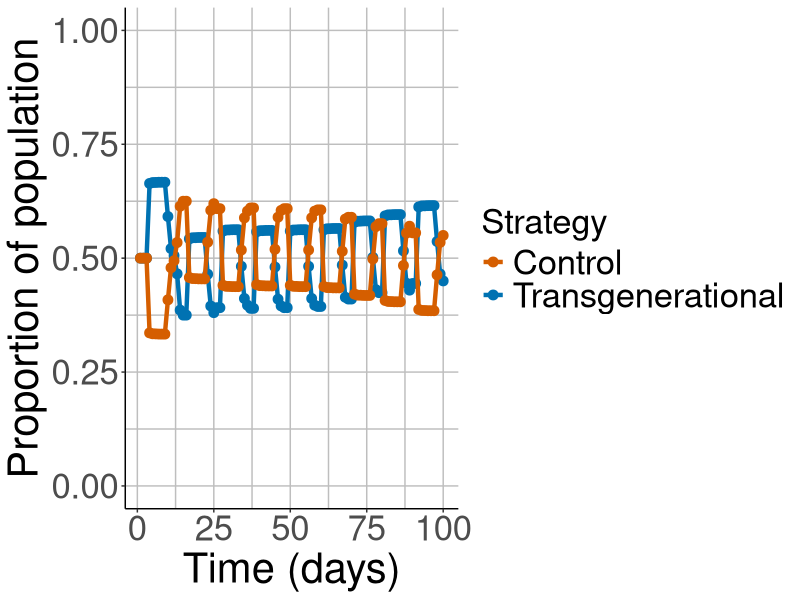

This chart was generated by the following R code:
################################################################################
# Script: WormSimulation.R
# Author: Isaac Harris
#
# Purpose:
#   Simulate the dynamics of two strategies in a worm population:
#     1) A "transgenerational" strategy (strat = 1) that experiences
#        transgenerational fitness effects after starvation.
#     2) A "control" strategy (strat = 0) with no such effects.
#
#   The population is structured into cohorts (same age, size, strategy,
#   and starvation history). Starvation events trigger dispersal and founding
#   of a new population with a random subset of worms, carrying their
#   transgenerational state forward.
#
# Output:
#   - A data frame `dataframepop` describing population sizes and strategy
#     proportions over time.
#   - A ggplot object `Plot` showing the proportion of each strategy over time.
################################################################################

#############################
# 1. Load required packages #
#############################

# (In the manuscript / README, list ggplot2 and progress as dependencies.)

library(ggplot2)
library(progress)

set.seed(123)

################################################################################
# 2. Parameters                                                                 #
################################################################################

# Initial cohorts: a list of lists, each representing a cohort of worms.
# Fields:
#   age        : age in days
#   size       : number of worms in the cohort
#   starvation : how many starvation events the lineage has experienced
#   strat      : strategy (1 = transgenerational, 0 = control)
cohorts <- list(
  list(age = 0, size = 1, starvation = 1, strat = 1),  # transgenerational founder
  list(age = 0, size = 1, starvation = 0, strat = 0)   # control founder
)

# Food supply
Food  <- 1.0e+8          # initial number of bacterial cells
Foods <- c(1.0e+8)       # (optional) track food over time if desired

# Food eaten per worm per day by age class:
#   indices: 1 = eggs/L1/L2, 2 = L3/L4, 3 = reproductive, 4 = post-reproductive
Eat <- c(1, 2, 4, 1)

# Transgenerational effects on reproduction for starvation generations:
#   Effects[1] : F1 (after 1 starvation) multiplier
#   Effects[2] : F2
#   Effects[3] : F3+
Effects <- c(2, 1.0, 0.5)

# Population tracking
Pop      <- c(0)  # total population over time
transPop <- 0     # transgenerational subpopulation over time
conPop   <- 0     # control subpopulation over time

# Age-specific reproduction schedule:
# indices correspond to age in days, e.g.
#   R[1] = L1/L2, R[2] = L3/L4, R[3] = Day 1 adult, etc.
R <- c(0, 0, 41, 125, 80, 18, 5) 

# Simulation horizon (days)
n_days <- 100

# Progress bar
pb <- progress_bar$new(total = n_days)

################################################################################
# 3. Simulation loop                                                            #
################################################################################

for (day in 1:n_days) {
  pb$tick()
  Sys.sleep(1 / 100)  # purely cosmetic for the progress bar
  
  # Track changes made this iteration
  new_cohorts   <- list()  # cohorts produced this day
  tpop          <- 0       # total population this day
  food_consumed <- 0       # total food consumed this day
  t_count       <- 0       # number of transgenerational worms
  c_count       <- 0       # number of control worms
  
  # Ageing and population calculations
  for (i in seq_along(cohorts)) {
    cohort <- cohorts[[i]]              # current cohort
    cohort$age <- cohort$age + 1        # all worms age by 1 day
    
    # Update total population
    tpop <- tpop + cohort$size
    
    # Split by strategy
    if (cohort$strat == 1) {
      t_count <- t_count + cohort$size
    } else {
      c_count <- c_count + cohort$size
    }
    
    # Food consumption by age class
    if (cohort$age == 1) {
      # Eggs/L1/L2
      food_consumed <- food_consumed + cohort$size * Eat[1]
    } else if (cohort$age == 2) {
      # L3/L4
      food_consumed <- food_consumed + cohort$size * Eat[2]
    } else if (cohort$age >= 3 && cohort$age <= 7) {
      # Reproductive worms
      food_consumed <- food_consumed + cohort$size * Eat[3]
    } else {
      # Post-reproductive worms
      food_consumed <- food_consumed + cohort$size * Eat[4]
    }
    
    # Reproduction (age-specific)
    if (cohort$age > 2 && cohort$age <= 7) {  # reproductive age window
      
      # Default modifier (no transgenerational effect)
      repro_modifier <- 1
      
      # Apply transgenerational effects for strategy 1 only
      if (cohort$starvation == 1 && cohort$strat == 1) {
        repro_modifier <- Effects[1]  # F1 effect
      } else if (cohort$starvation == 2 && cohort$strat == 1) {
        repro_modifier <- Effects[2]  # F2 effect
      } else if (cohort$starvation >= 3 && cohort$strat == 1) {
        repro_modifier <- Effects[3]  # F3+ effect
      }
      
      # Eggs laid per worm at this age
      rate <- R[cohort$age] * repro_modifier
      
      # New cohort of age 0; offspring inherit parental starvation history + 1
      new_cohorts <- append(
        new_cohorts,
        list(
          list(
            age        = 0,
            size       = floor(rate * cohort$size),
            starvation = cohort$starvation + 1,
            strat      = cohort$strat
          )
        )
      )
    }
    
    # Update cohort in the global list
    cohorts[[i]] <- cohort
  }
  
  # Update food supply
  Food <- Food - food_consumed
  
  # Add newly produced cohorts to population
  cohorts <- c(cohorts, new_cohorts)
  
  # Store total and strategy-specific population sizes
  Pop[day]      <- tpop
  transPop[day] <- t_count
  conPop[day]   <- c_count
  
  # Store population data in a data frame (updated each iteration)
  dataframepop <- data.frame(
    Populationsize   = Pop,
    Transgenerational = transPop,
    control          = conPop
  )
  
  # Optionally store food for debugging:
  # Foods[day] <- Food 
  
  # Starvation event: food depleted
  if (Food <= 0) {
    
    # Draw a random founding population size between 10 and 100
    n_founders <- sample(10:100, 1)
    
    # Proportion of founders that are transgenerational vs control
    nt <- n_founders * dataframepop$Transgenerational[day] /
      dataframepop$Populationsize[day]
    nc <- n_founders * dataframepop$control[day] /
      dataframepop$Populationsize[day]
    
    # New founding cohorts (age 1 because founding occurs at larval arrest)
    cohorts <- list(
      list(age = 1, size = round(nt), starvation = 1, strat = 1),
      list(age = 1, size = round(nc), starvation = 0, strat = 0)
    )
    
    # Randomise the new food supply
    Food <- rnorm(mean = 1e+8, sd = 1e+7, n = 1)
  }
}

################################################################################
# 4. Graphs                                                                     #
################################################################################

# Calculate proportions of each strategy
dataframepop$tpro <- dataframepop$Transgenerational / dataframepop$Populationsize
dataframepop$cpro <- dataframepop$control          / dataframepop$Populationsize
dataframepop$day  <- 1:n_days

# Plot proportion of each strategy over time
Plot <- ggplot(dataframepop, aes(x = day)) +
  geom_point(aes(y = tpro, colour = "Transgenerational"), size = 3) +
  geom_line(aes(y = tpro, colour = "Transgenerational"), size = 1.5) +
  geom_point(aes(y = cpro, colour = "Control"), size = 3) +
  geom_line(aes(y = cpro, colour = "Control"), size = 1.5) +
  scale_color_manual(
    name   = "Strategy",
    values = c("Transgenerational" = "#0072B2",
               "Control"           = "#D55E00")
  ) +
  xlab("Time (days)") +
  ylab("Proportion of population") +
  ylim(c(0, 1)) +
  theme_classic() +
  theme(
    axis.title   = element_text(size = 30),
    axis.text    = element_text(size = 25),
    panel.grid.major = element_line(colour = "grey"),
    panel.grid.minor = element_line(colour = "grey"),
    legend.title = element_text(size = 25),
    legend.text  = element_text(size = 25)
  )

Plot
# Optionally save:
# ggsave(filename = here::here("outputs", "strategy_proportions.png"), Plot,
#        width = 8, height = 6, dpi = 300)
